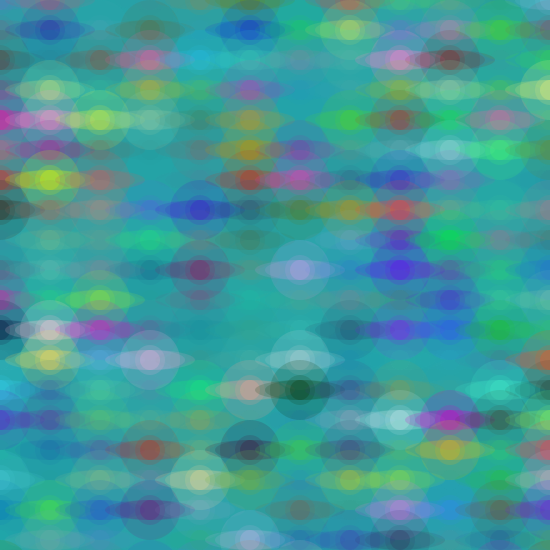
Frame 1 (no input)
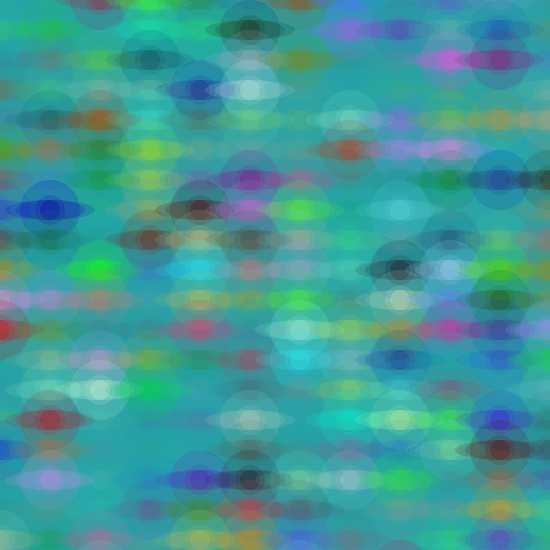
Frame 2 (the mouse pressed at the canvas centre, redrawn once)

The Processing sketch that drew these frames (run headless with seeded random() and noise(); the mouse was pressed at the canvas centre and the sketch redrawn once):

// Processing sketch: processing_5950
// ── processing_5950.pde

int x;
int y;

void setup (){
size (550,550);
}


void draw(){
background(36, 164, 167);

y = 0;

while(y < 600){
x = 0;
while (x < 600){
  
noLoop();
noStroke();
smooth();
fill(random (255), random (255), random (255), random(50));  
ellipse(x,y,20,20);
ellipse(x,y,70,20);
ellipse(x,y,20,20);
ellipse(x,y,90,20);
ellipse(x,y,30,30);
ellipse(x,y,60,60);

x = x + 50;
}
y = y + 30;
}
} 
